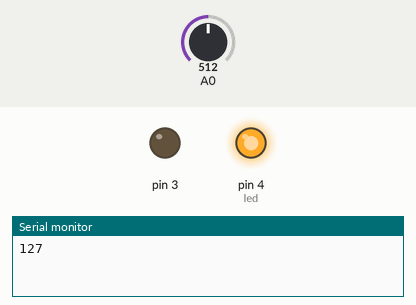
A sketch run on a simulated Arduino Uno, built with avr-gcc and run on an emulated ATmega328P. Shown: output pins drawn as LEDs (lit = HIGH), the last lines printed to the serial monitor. The inputs (shaded band) are chosen by the test bench; at power-on: A0 = 512.

Above: at 1.8 s.
1.9 s: A0 set to 416
3.4 s: A0 set to 395
At 4.7 s:
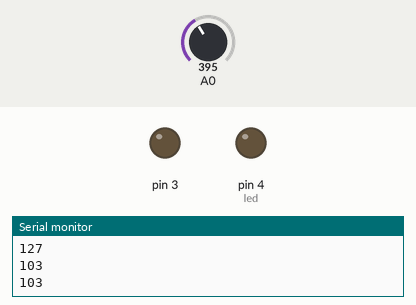
5.5 s: A0 set to 511
At 7.0 s:
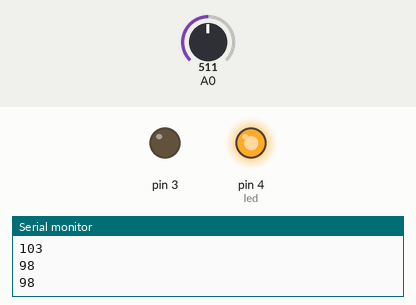
7.5 s: A0 set to 306
At 9.3 s:
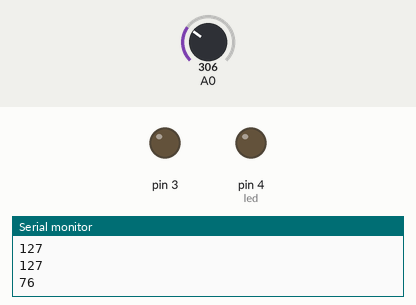
Timing chart, 0 to 10.5 s (numbered marks = the images above; inputs shaded):
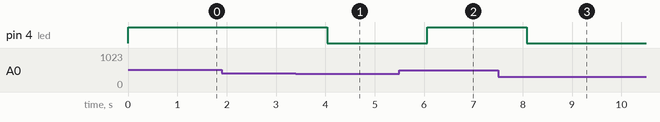

The sketch:

1.Hafta3.Set.ino
```cpp
int led = 4;
void setup()
{
  pinMode(A0,INPUT);
  pinMode(3,OUTPUT);
  pinMode(led,OUTPUT);
  Serial.begin(9600);
}

void loop()
{
  int potDeger = analogRead(A0);
  int yeniDeger = map(potDeger,0,1023,0,255);
  if (yeniDeger>=100)
  {
    digitalWrite( led, HIGH);
    delay(1000);
  }
  else {
        digitalWrite( led, LOW);
        delay(1000);


  }
  Serial.println(yeniDeger);
  delay(10);
}
```

Measured:
- the behaviour switches between 402 and 401 on A0 (found by bisection; images 0 and 1)
- after the input at 3.4 s, pin 4 (led): HIGH → LOW after 0.64 s
- after the input at 5.5 s, pin 4 (led): LOW → HIGH after 0.56 s
- after the input at 7.5 s, pin 4 (led): HIGH → LOW after 0.58 s
